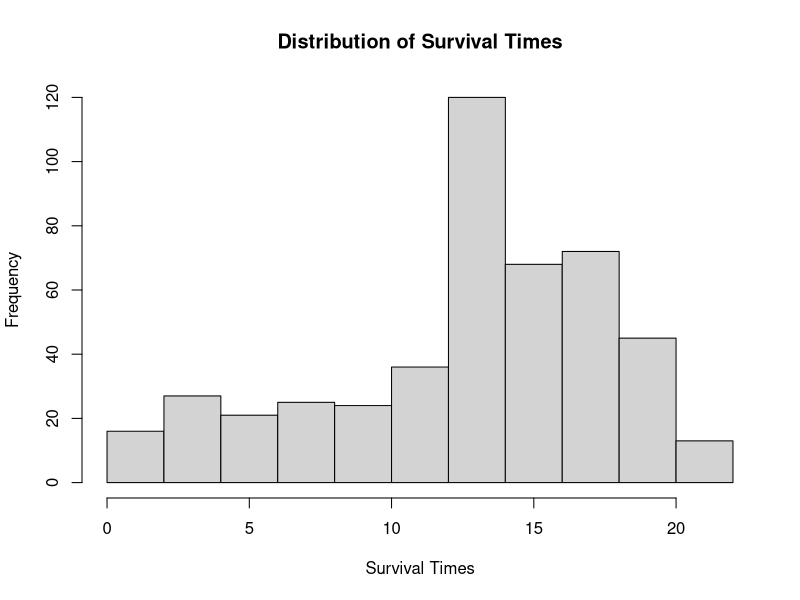

Generate this figure with R: (Note: this script raises an error after producing the figure.)
setwd("C:/Users/johan/Google Drive/UNI/UPC/Lifetime Data Analysis/Lifetime-Data-Analysis")

# Objective: To analyze the survival time in patients with HIV and
# low CD4 cell count. Study the association between
# the survival time and the five variables contained in the
# data set.


###### IMPORT ######
library(survival)

## import data ##
names=list("id", "survival", "cens", "CD4_cells", "treatment","gender", "AIDS", "AZT")
aids=read.table("AIDS.txt", skip=28, col.names=names)
aids=subset(aids,select=-id)
aids$gender=as.factor(aids$gender)
aids$AIDS=as.factor(aids$AIDS)
aids$AZT=as.factor(aids$AZT)
aids$treatment=as.factor(aids$treatment)
attach(aids)


##### 2.DESCRIPTIVE ANALYSIS #####
summary(aids)
#num_aids=subset(aids, select =c(survival_times, CD4_cells))
hist(survival, main="Distribution of Survival Times", xlab="Survival Times")


##### 3.NON-PARAMETRIC ANALYIS ####

# The Surv object with right-censored data
with(aids, Surv(survival_times, cens))

### 3.1 overall survival function
svf <- survfit(Surv(survival, cens) ~ 1, aids)

par(las = 1, font = 2, font.axis = 2, font.lab = 4, bty = "l")
plot(svf, col = 1:3, lwd = 3, xlab = "Survival time [Years]",
     ylab = expression(bolditalic(hat(S)(t))), xaxs = "i", yaxs = "i",
     xlim = c(0, 25), conf.int=FALSE, main="Survival Functin AIDS patients")
axis(1, seq(0, 25, 5))

#survival function wtr treatment groups, CD4_cells, gender, AIDS, AZT
svf_tr <- survfit(Surv(survival, cens) ~ treatment, aids)
svf_ge <- survfit(Surv(survival, cens) ~ gender, aids)
svf_AI <- survfit(Surv(survival, cens) ~ AIDS, aids)
svf_AZ <- survfit(Surv(survival, cens) ~ AZT, aids)

#plot
par(las = 1, font = 2, font.axis = 2, font.lab = 4, bty = "l", mfrow=c(2,2))
plot(svf_tr, col = 1:2, lwd = 3, xlab = "Survival time [Years]",
     ylab = expression(bolditalic(hat(S)(t))), xaxs = "i", yaxs = "i",
     xlim = c(0, 25),main="Survival Functin AIDS patients")
legend("bottomleft", levels(aids$treatment), lwd = 3, col = 1:2, bty = "n")

plot(svf_ge, col = 1:2, lwd = 3, xlab = "Survival time [Years]",
     ylab = expression(bolditalic(hat(S)(t))), xaxs = "i", yaxs = "i",
     xlim = c(0, 25),main="Survival Functin AIDS patients")
legend("bottomleft", levels(aids$gender), lwd = 3, col = 1:2, bty = "n")

plot(svf_AI, col = 1:2, lwd = 3, xlab = "Survival time [Years]",
     ylab = expression(bolditalic(hat(S)(t))), xaxs = "i", yaxs = "i",
     xlim = c(0, 25),main="Survival Functin AIDS patients")
legend("bottomleft", levels(aids$AIDS), lwd = 3, col = 1:2, bty = "n")

plot(svf_AZ, col = 1:2, lwd = 3, xlab = "Survival time [Years]",
     ylab = expression(bolditalic(hat(S)(t))), xaxs = "i", yaxs = "i",
     xlim = c(0, 25),main="Survival Functin AIDS patients")
legend("bottomleft", levels(aids$AZT), lwd = 3, col = 1:2, bty = "n")

axis(1, seq(0, 25, 5))
legend("bottomleft", levels(aids$treatment), lwd = 3, col = 1:2, bty = "n")
title("Survival functions of time to death due to vaginal cancer")

### 3.2 estimatin of median survival time
svf
#median 19.1

#distribution function
plot(svf, col = 3, xlab = "Time to Death [Years]",
     ylab = expression(bolditalic(hat(F)(t))), xaxs = "i",xlim=c(0,25),ylim=c(0,0.6),
     lty = 1, conf.int=FALSE, fun = "event", lwd = 3, yaxs = "i", bty = "n", main="Cummulative Distribution of time to death")
abline(v=19.1, col=2, lwd=2, lty=1)
abline(h=0.5, col=2, lwd=1)
